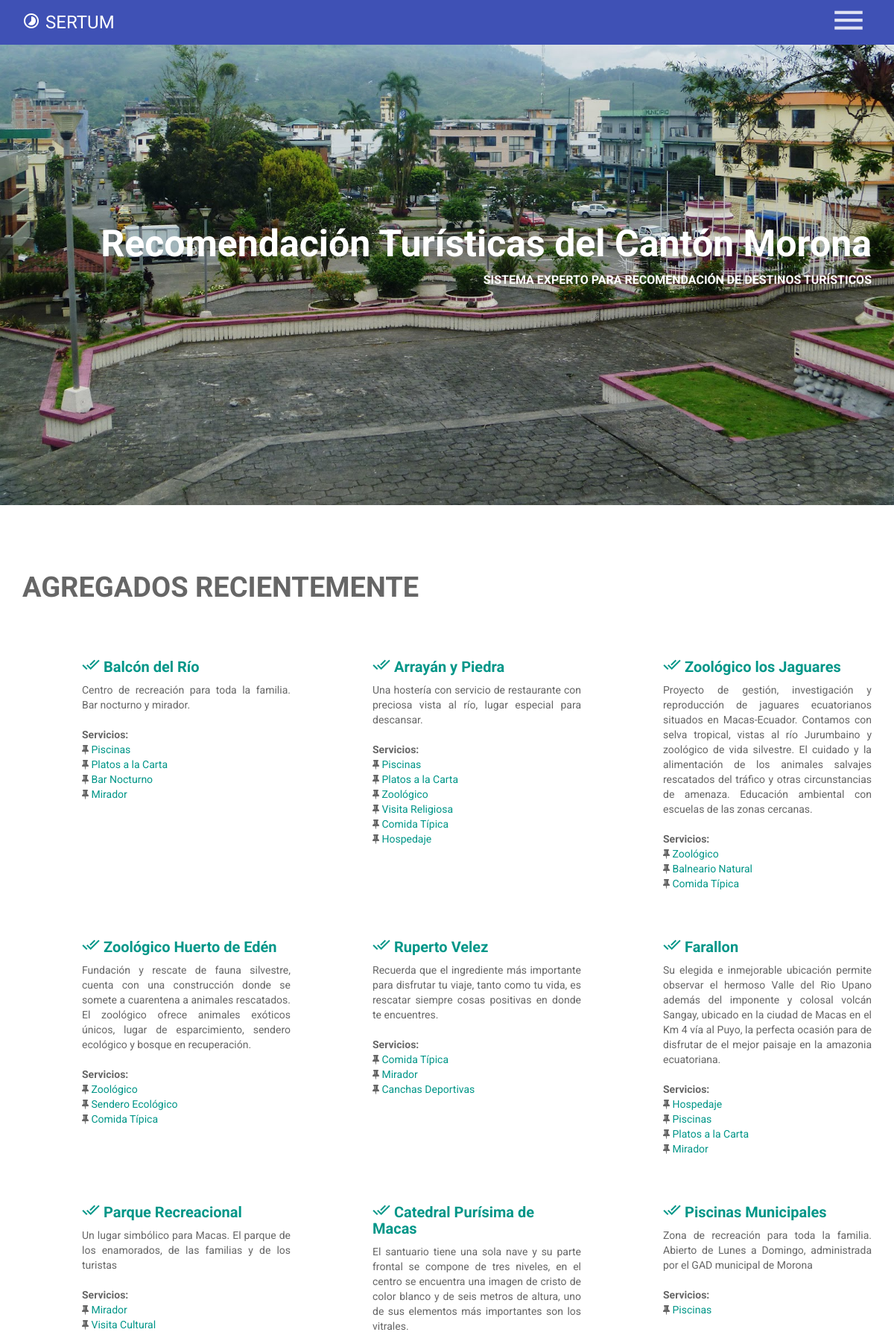
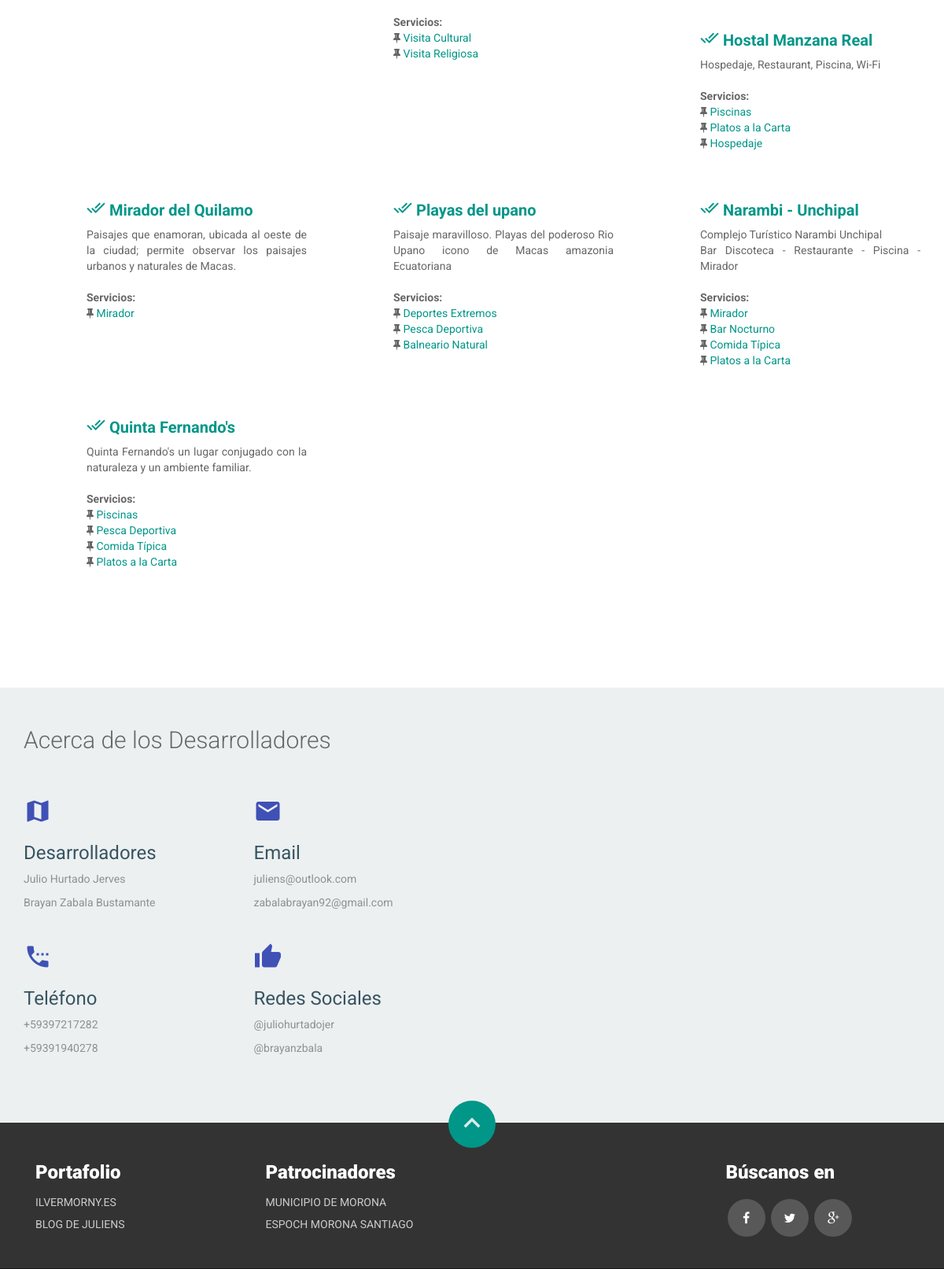
The page / (upper part) on the database its author committed (2 pictures, top to bottom).
### centro/models.py (models this page shows, shortened)
class Center(models.Model):
    name = models.TextField(blank=False)
    addres = map_fields.AddressField(max_length=200)
    aditional_information = models.TextField(blank=True, verbose_name='Place Description')
    geolocation = map_fields.GeoLocationField(max_length=100)
    slug = AutoSlugField(unique=True, populate_from='name', always_update=True)
    user = models.OneToOneField(User, unique=True, null=True, related_name='center')
    free = models.BooleanField(default=False)
    service = models.ManyToManyField(Service, through='ServiceCenter')

### servicio/models.py (models this page shows, shortened)
class Service(models.Model):
    name = models.CharField(max_length=256, unique=True)
    slug = AutoSlugField(unique=True, populate_from='name', always_update=True, null=True, default=name)

### centro/views.py (the view)
# urls.py: url(r'^$', CenterListView.as_view(), name='home'),
class CenterListView(ListView):
    model = Center
    template_name = 'center_list.html'
    context_object_name = 'centers'
    def get_context_data(self, **kwargs):
        context = super(CenterListView, self).get_context_data(**kwargs)
        context['ancla'] = True
        return context

### centro/templatetags/app_filters.py (called while the page is built)
@register.filter(name='services')
def services(value):
    services = Service.objects.filter(center=value).distinct()
    return services

### centro/templates/center_list.html (shortened to what this page needs)
{% extends 'base.html' %}
{% load app_filters %}
{% block content_title %}
    Agregados Recientemente
{% endblock %}
{% block content %}
    {% for center in centers %}
        <div class="col-md-4 col-sm-6 wow fadeInDown" data-wow-duration="1000ms" data-wow-delay="300ms">
            <div class="features">
                <div class="features-text">
                    <h4><a href="{% url 'Center:center_detail' center.slug %}"><i class="mdi-action-done-all"></i> {{ center.name }}</a> </h4>
                    <p style="text-align : justify;">
                        {{ center.aditional_information|linebreaksbr }}
                    </p>
                    <br>
                    <p>
                        {% if center.id|services %}
                            <b>Servicios: </b><br>
                            {% for service in center.id|services %}
                               <i class="fa fa-thumb-tack" aria-hidden="true"></i> <a href="{% url 'Service:center_service_list' service.slug %}">{{ service.name }}</a> <br>
                            {% endfor %}
                        {% endif %}
                    </p>
                </div>
            </div>
        </div>
    {% endfor %}
{% endblock %}

### centro/static/css/main.css (style rules this page uses)
body { font-family: 'Roboto', sans-serif; color: #666; font-size: 14px; font-weight: 400; background: #fff; }
#features .features { margin: 30px 0; }
#features .features h4 { margin-bottom: 10px; font-size: 20px; font-weight: 700; color: #3f51b5; }
#features .features .features-text { padding-left: 80px; }
#features .features .features-text p { margin: 0; }

### rows shown on the page
Center: name "Balcón del Río", aditional_information "Centro de recreación para toda la familia. Bar nocturno y mirador."
Service: name "Piscinas"
Service: name "Platos a la Carta"
Service: name "Bar Nocturno"
Service: name "Mirador"
Center: name "Arrayán y Piedra", aditional_information "Una hostería con servicio de restaurante con preciosa vista al río, lugar especial para descansar."
Service: name "Zoológico"
Service: name "Visita Religiosa"
Service: name "Comida Típica"
Service: name "Hospedaje"
Center: name "Zoológico los Jaguares", aditional_information "Proyecto de gestión, investigación y reproducción de jaguares ecuatorianos situados en Macas-Ecuador. Contamos con selva tropical, vistas al río Jurumbaino y zoológico de vida silvestre. El cuidado y la alimentación de los animales salvajes rescatados del tráfico y otras circunstancias de amenaza. Educación ambiental con escuelas de las zonas cercanas."
Service: name "Balneario Natural"
Center: name "Zoológico Huerto de Edén", aditional_information "Fundación y rescate de fauna silvestre, cuenta con una construcción donde se somete a cuarentena a animales rescatados. El zoológico ofrece animales exóticos únicos, lugar de esparcimiento, sendero ecológico y bosque en recuperación."
Service: name "Sendero Ecológico"
Center: name "Ruperto Velez", aditional_information "Recuerda que el ingrediente más importante para disfrutar tu viaje, tanto como tu vida, es rescatar siempre cosas positivas en donde te encuentres."
Service: name "Canchas Deportivas"
Center: name "Farallon", aditional_information "Su elegida e inmejorable ubicación permite observar el hermoso Valle del Rio Upano además del imponente y colosal volcán Sangay, ubicado en la ciudad de Macas en el Km 4 vía al Puyo, la perfecta ocasión para de disfrutar de el mejor paisaje en la amazonia ecuatoriana."
Center: name "Parque Recreacional", aditional_information "Un lugar simbólico para Macas. El parque de los enamorados, de las familias y de los turistas"
Service: name "Visita Cultural"
Center: name "Catedral Purísima de Macas", aditional_information "El santuario tiene una sola nave y su parte frontal se compone de tres niveles, en el centro se encuentra una imagen de cristo de color blanco y de seis metros de altura, uno de sus elementos más importantes son los vitrales."
Center: name "Piscinas Municipales", aditional_information "Zona de recreación para toda la familia. Abierto de Lunes a Domingo, administrada por el GAD municipal de Morona"
Center: name "Hostal Manzana Real", aditional_information "Hospedaje, Restaurant, Piscina, Wi-Fi"
Center: name "Mirador del Quilamo", aditional_information "Paisajes que enamoran, ubicada al oeste de la ciudad; permite observar los paisajes urbanos y naturales de Macas."
Center: name "Playas del upano", aditional_information "Paisaje maravilloso. Playas del poderoso Rio Upano icono de Macas amazonia Ecuatoriana"
Service: name "Deportes Extremos"
Service: name "Pesca Deportiva"
Center: name "Narambi - Unchipal", aditional_information "Complejo Turístico Narambi Unchipal Bar Discoteca - Restaurante - Piscina - Mirador"
Center: name "Quinta Fernando's", aditional_information "Quinta Fernando's un lugar conjugado con la naturaleza y un ambiente familiar."
